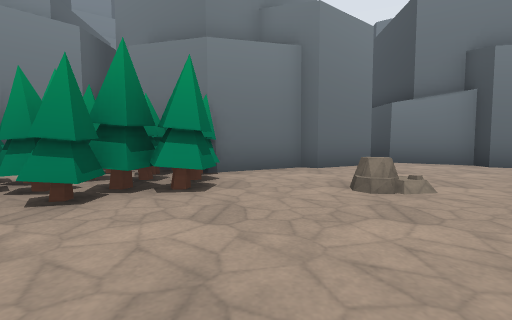
View 1 (above)

14 first-person views from a walk through a 3-D level made in the Godot game engine. The camera is 1.2 m above the floor, tilts 4° down and sees 85° across. The floor is counted in squares, 2 m on a side. Each view is taken from the middle of a square. On the plan, view 1 faces up. The plan holds only what a view shows up to about 9 squares ahead; the rest is blank. The place goes on beyond the plan. Flat picture figures and markers are not drawn. Characters and animated objects are left out. Some surface patterns are stand-ins.

View 2
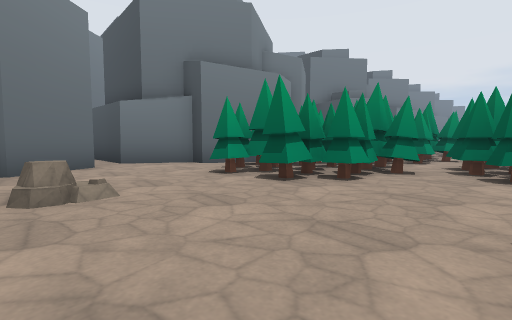

View 3
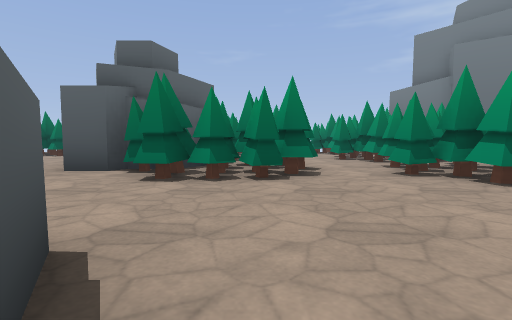

View 4
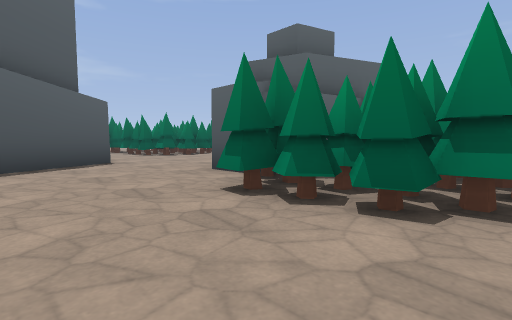

View 5
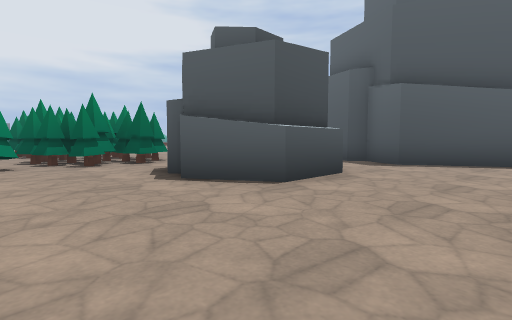

View 6
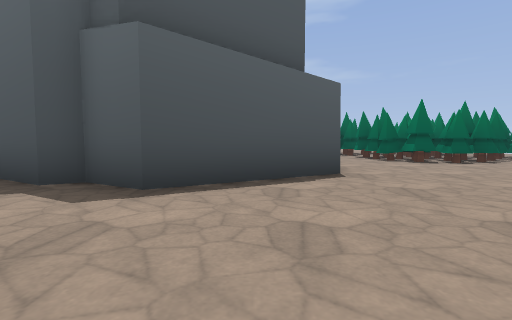

View 7
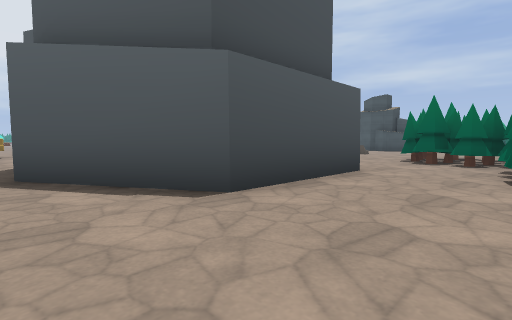

View 8
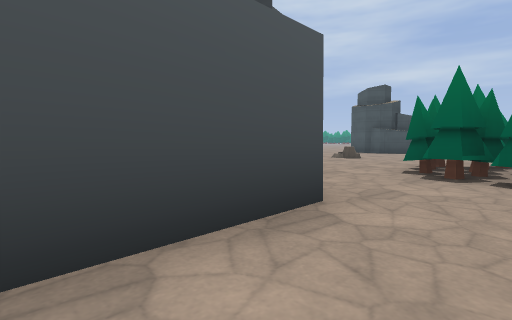

View 9
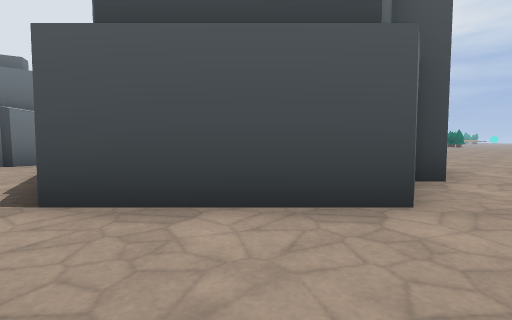

View 10
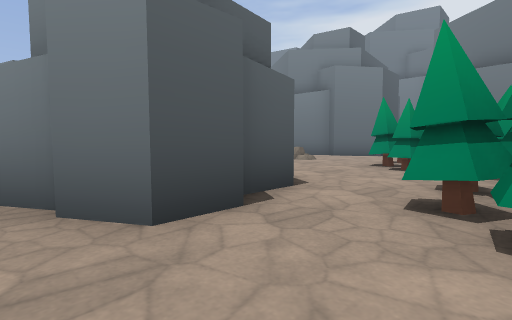

View 11
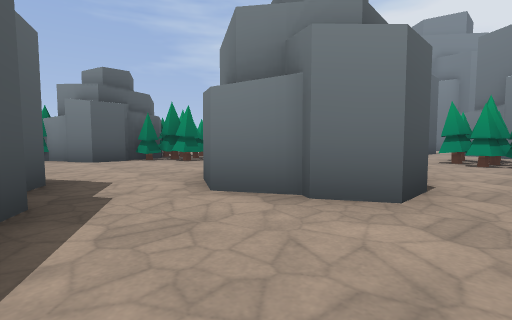

View 12
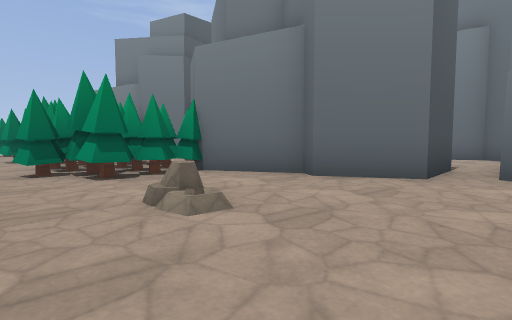

View 13
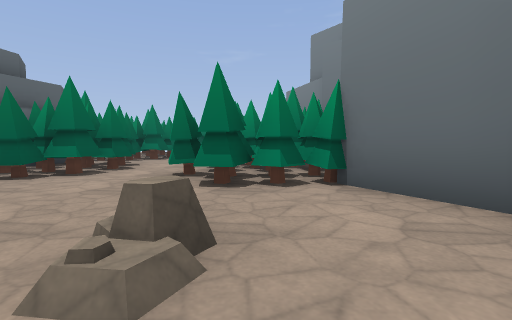

View 14
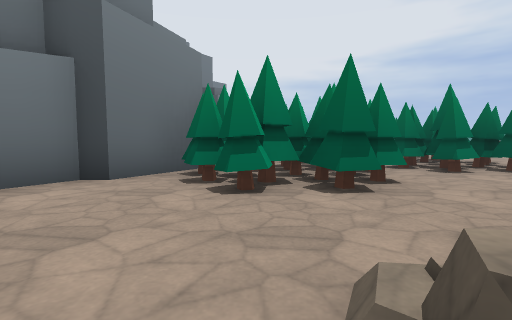

### Floor plan
Key: @ floor where view 1 was taken; # wall or solid block; . floor; T tree; R rock.
Columns run from 4 left of view 1 to 11 right of it. Each row starts with its distance up from view 1.
 10        .#
  9       #.#
  8       #.##
  7      ##..##
  6  T  ##....##
  5 TTTT.....TT#
  4 TTTT....TTTTTT
  3 .TTT..R..TTTTT
  2 .........TTTTTTT
  1 TTT........TTT
  0 TTTT@.....TTTTT
 -1 TTTT..###..TTTT
 -2  #T...###..TTT
 -3  #....####..
 -4 T#.....#....
 -5 ...........
 -6 .....###...
 -7 ...### ##
 -8 ...#
 -9 ...#
-10 T..##
-11 T...##
-12 T....#
-13 TTT....
-14  TTT....
-15  TTT......
-16  TT.... ..
-17   ....

Where each view was taken, in squares from view 1:
view 1: 0 up, 0 right, facing up
view 2: 0 up, 1 right, facing up-right
view 3: 0 up, 3 right, facing left
view 4: 1 up, 1 right, facing down-left
view 5: 2 up, 1 left, facing down-right
view 6: 2 down, 0 right, facing down
view 7: 5 down, 4 left, facing down-right
view 8: 8 down, 3 left, facing down-right
view 9: 9 down, 4 left, facing right
view 10: 4 down, 7 right, facing up-left
view 11: 6 down, 6 right, facing up-left
view 12: 2 up, 4 right, facing up-left
view 13: 4 up, 3 right, facing left
view 14: 4 up, 1 right, facing right
